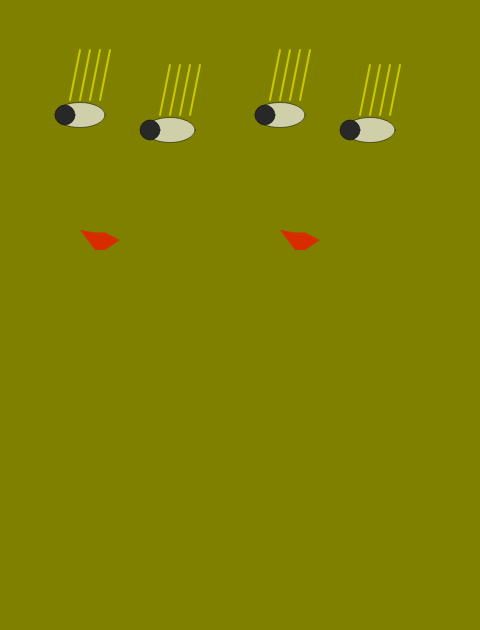
Frame 1 (no input)
Frame 60 (no input): identical to frame 1, image omitted
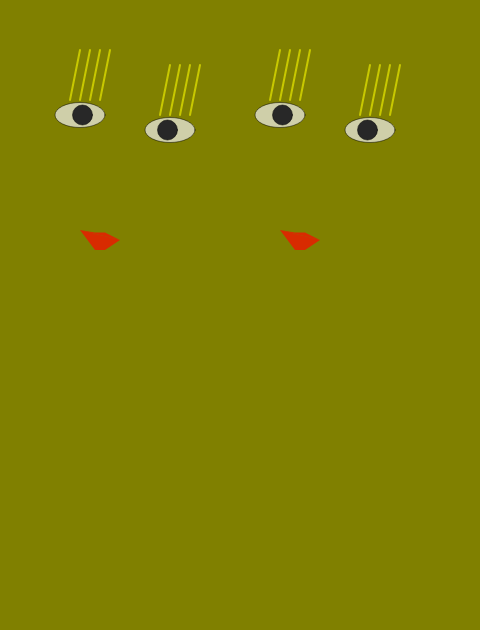
Frame 120 (the mouse pressed at the canvas centre since frame 60)

The p5.js sketch that drew these frames (run headless with seeded random() and noise() and a simulated clock; from frame 60 on, the mouse is pressed at the canvas centre):

// p5.js sketch
// ── sketch.js
let r, g, b;

function setup() {
  createCanvas(480, 630);
  // r = random(100, 255);
  // r = random(['green', 'blue', 'yellow']);
  r = random([color(128,0,0), color(128,128,0)]);
  b = 0;
  g = 0;
}

function draw() {
  background(r);
  draw_ellen(0);
  draw_ellen(400);
}

function draw_ellen(x) {
  push();
  scale(.5);
  translate(x,0);
  // background(r, b, g);
  // eyes
  fill(240, 180);
  ellipse(160, 230, 100, 50);
  ellipse(340, 260, 100, 50);
  // pupils
  fill(40);  
  // updated 
  let pupil1_X = map(mouseX, 0, width, 130, 200, true);
  circle(pupil1_X, 230, 40);
  let pupil2_X = map(mouseX, 0, width, 300, 370, true);
  circle(pupil2_X, 260, 40);
  // eyebrows
  stroke(200, 200, 0);
  strokeWeight(4);
  // line (x1, y1, x2, y2)
  let y2 = 100;
  line(140, 200, 160, y2);
  line(160, 200, 180, y2);
  line(180, 200, 200, y2);
  line(200, 200, 220, y2);
  line(320, 230, 340, y2 + 30);
  line(340, 230, 360, y2 + 30);
  line(360, 230, 380, y2 + 30);
  line(380, 230, 400, y2 + 30);
  // mouth
  noStroke();
  fill(240, 20, 0, 200);
  quad(160, 460, 190, 465, 210, 465, 240, 480);
  quad(160, 460, 190, 500, 210, 500, 240, 480);
  pop();
}

// https://editor.p5js.org/jht1493/sketches/HYF86ea7R
// https://editor.p5js.org/enickles/sketches/QakAzdCpv
// ICM-06 Example - ICM 21 Week 2 - Ellen self portrait animated
